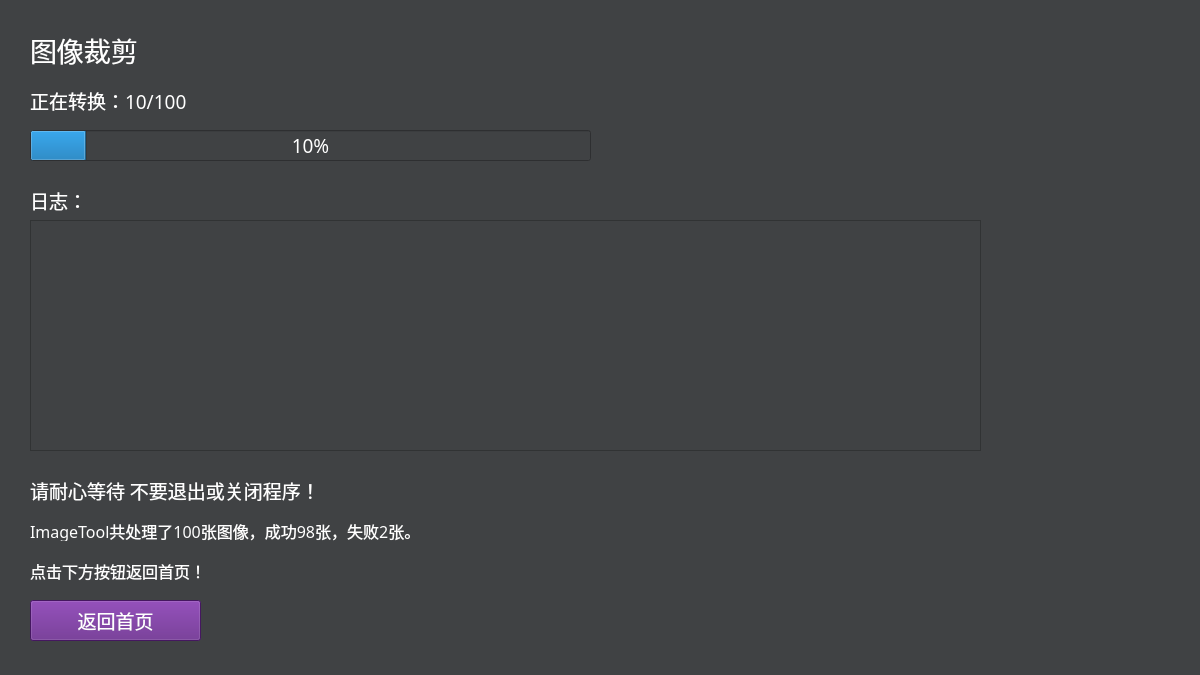
<?xml version="1.0" encoding="UTF-8"?>
<ui version="4.0">
 <class>CropProcess</class>
 <widget class="QFrame" name="CropProcess">
  <property name="geometry">
   <rect>
    <x>0</x>
    <y>0</y>
    <width>1200</width>
    <height>675</height>
   </rect>
  </property>
  <property name="windowTitle">
   <string>Frame</string>
  </property>
  <property name="styleSheet">
   <string notr="true">background-color: rgb(64, 66, 68);
color: rgb(255, 255, 255);</string>
  </property>
  <widget class="QLabel" name="labelLogTitle">
   <property name="geometry">
    <rect>
     <x>30</x>
     <y>180</y>
     <width>380</width>
     <height>40</height>
    </rect>
   </property>
   <property name="font">
    <font>
     <family>等线</family>
     <pointsize>14</pointsize>
    </font>
   </property>
   <property name="styleSheet">
    <string notr="true">color: rgb(255, 255, 255);</string>
   </property>
   <property name="text">
    <string>日志：</string>
   </property>
  </widget>
  <widget class="QLabel" name="labelTitle">
   <property name="geometry">
    <rect>
     <x>30</x>
     <y>30</y>
     <width>380</width>
     <height>40</height>
    </rect>
   </property>
   <property name="font">
    <font>
     <family>等线</family>
     <pointsize>20</pointsize>
    </font>
   </property>
   <property name="styleSheet">
    <string notr="true">color: rgb(255, 255, 255);</string>
   </property>
   <property name="text">
    <string>图像裁剪</string>
   </property>
  </widget>
  <widget class="QPushButton" name="pushButtonBack">
   <property name="geometry">
    <rect>
     <x>30</x>
     <y>600</y>
     <width>171</width>
     <height>41</height>
    </rect>
   </property>
   <property name="font">
    <font>
     <family>等线</family>
     <pointsize>14</pointsize>
    </font>
   </property>
   <property name="styleSheet">
    <string notr="true">background-color: rgb(97, 32, 134);</string>
   </property>
   <property name="text">
    <string>返回首页</string>
   </property>
  </widget>
  <widget class="QLabel" name="labelProcessDone">
   <property name="geometry">
    <rect>
     <x>30</x>
     <y>470</y>
     <width>551</width>
     <height>40</height>
    </rect>
   </property>
   <property name="font">
    <font>
     <family>等线</family>
     <pointsize>14</pointsize>
    </font>
   </property>
   <property name="styleSheet">
    <string notr="true">color: rgb(255, 255, 255);</string>
   </property>
   <property name="text">
    <string>转换完毕！</string>
   </property>
  </widget>
  <widget class="QLabel" name="labelSummary">
   <property name="geometry">
    <rect>
     <x>30</x>
     <y>520</y>
     <width>551</width>
     <height>21</height>
    </rect>
   </property>
   <property name="font">
    <font>
     <family>等线</family>
     <pointsize>12</pointsize>
    </font>
   </property>
   <property name="styleSheet">
    <string notr="true">color: rgb(255, 255, 255);</string>
   </property>
   <property name="text">
    <string>ImageTool共处理了100张图像，成功98张，失败2张。</string>
   </property>
  </widget>
  <widget class="QProgressBar" name="progressBar">
   <property name="geometry">
    <rect>
     <x>30</x>
     <y>130</y>
     <width>561</width>
     <height>31</height>
    </rect>
   </property>
   <property name="font">
    <font>
     <family>等线</family>
     <pointsize>14</pointsize>
    </font>
   </property>
   <property name="value">
    <number>10</number>
   </property>
  </widget>
  <widget class="QLabel" name="labelIcon">
   <property name="geometry">
    <rect>
     <x>1080</x>
     <y>0</y>
     <width>120</width>
     <height>120</height>
    </rect>
   </property>
   <property name="styleSheet">
    <string notr="true">image: url(:/IconPNG/Icon/Crop-3780.PNG);</string>
   </property>
   <property name="text">
    <string/>
   </property>
  </widget>
  <widget class="QLabel" name="labelProcessNum">
   <property name="geometry">
    <rect>
     <x>30</x>
     <y>80</y>
     <width>380</width>
     <height>40</height>
    </rect>
   </property>
   <property name="font">
    <font>
     <family>等线</family>
     <pointsize>14</pointsize>
    </font>
   </property>
   <property name="styleSheet">
    <string notr="true">color: rgb(255, 255, 255);</string>
   </property>
   <property name="text">
    <string>正在转换：10/100</string>
   </property>
  </widget>
  <widget class="QLabel" name="labelInfo">
   <property name="geometry">
    <rect>
     <x>30</x>
     <y>480</y>
     <width>380</width>
     <height>21</height>
    </rect>
   </property>
   <property name="font">
    <font>
     <family>等线</family>
     <pointsize>14</pointsize>
    </font>
   </property>
   <property name="styleSheet">
    <string notr="true">color: rgb(255, 255, 255);</string>
   </property>
   <property name="text">
    <string>请耐心等待 不要退出或关闭程序！</string>
   </property>
  </widget>
  <widget class="QLabel" name="labelBackInfo">
   <property name="geometry">
    <rect>
     <x>30</x>
     <y>560</y>
     <width>551</width>
     <height>21</height>
    </rect>
   </property>
   <property name="font">
    <font>
     <family>等线</family>
     <pointsize>12</pointsize>
    </font>
   </property>
   <property name="styleSheet">
    <string notr="true">color: rgb(255, 255, 255);</string>
   </property>
   <property name="text">
    <string>点击下方按钮返回首页！</string>
   </property>
  </widget>
  <widget class="QPlainTextEdit" name="plainTextEdit">
   <property name="geometry">
    <rect>
     <x>30</x>
     <y>220</y>
     <width>951</width>
     <height>231</height>
    </rect>
   </property>
   <property name="font">
    <font>
     <family>等线</family>
     <pointsize>12</pointsize>
    </font>
   </property>
   <property name="plainText">
    <string/>
   </property>
   <property name="textInteractionFlags">
    <set>Qt::TextSelectableByKeyboard|Qt::TextSelectableByMouse</set>
   </property>
  </widget>
 </widget>
 <resources/>
 <connections/>
</ui>
